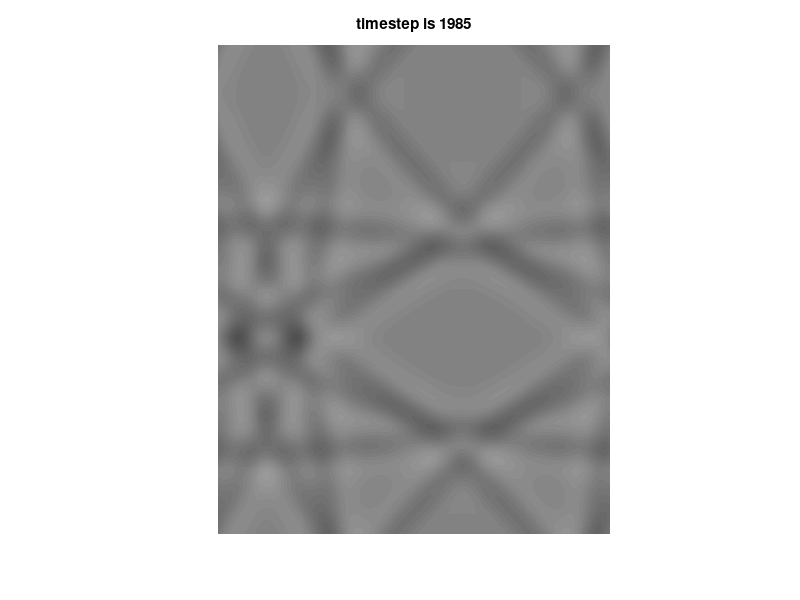

The MATLAB source for this figure:
clear all;
tic;
c0=3e8;
delt = 1;
delx = 2*c0*delt;
dely = delx;
tsteps=2000;
xsteps=400;
ysteps=500;
eps_zz = ones(ysteps,xsteps);
mu_xx = ones(ysteps,xsteps);
mu_yy = mu_xx;
Ez=zeros(ysteps,xsteps);
Dz=zeros(ysteps,xsteps);
Hx=zeros(ysteps,xsteps);
Hy=zeros(ysteps,xsteps);
xsource = 50;
ysource = 50;


src_lambda = 100*delx;
src_omega = 2*pi*c0/src_lambda;
src_period = 0.2*src_lambda/c0;
src_freq = 1/src_period;
max_freq = 0.5*src_freq;


time = linspace(0,delt*tsteps, tsteps);
%Ey_source = sin(src_omega.*time);
nsrc = 1;
Ez_source = exp(-((time-6*src_period)/(src_period)).^2);

N=0;
Nspace = 30;

close all;
figure;

up_hx = -(c0*delt)./mu_xx;
up_hy = (c0*delt)./mu_yy;
up_dz = c0*delt*ones(ysteps,xsteps);
up_ez = 1./eps_zz;


for t=1:tsteps
	
%========update H field===========
	CEx(1:ysteps-1,1:xsteps)=diff(Ez,1,1)/dely;
% upper-y - boundary condition	
	CEx(ysteps,1:xsteps)= (Ez(1,1:xsteps)-Ez(ysteps,1:xsteps))/dely;

	CEy(1:ysteps, 1:xsteps-1) = diff(Ez,1,2)/delx;
% right-x boundary condition
	CEy(1:ysteps, xsteps) = (Ez(1:ysteps,1) - Ez(1:ysteps,xsteps))/delx;
%update Hx	
	Hx+=up_hx.*CEx;
%update Hy
	Hy+=up_hy.*CEy;

%============update E field=========

	CHz(2:ysteps,2:xsteps)=diff(Hy(2:ysteps,:),1,2)/delx - diff(Hx(:,2:xsteps),1,1)/dely;
%boundary at low y
	CHz(1,2:xsteps)= diff(Hy(1,:))/delx - (Hx(1,2:xsteps)-Hx(ysteps,2:xsteps))/dely;
%boundaty at low x
	CHz(2:ysteps,1)= (Hy(2:ysteps,1)-Hy(2:ysteps,xsteps))/delx - diff(Hx(:,1))/dely;

%corner boundaty at (1, 1) 
	CHz(1, 1) = (Hy(1,1)-Hy(ysteps,1))/delx - (Hx(1,1)-Hx(1,xsteps))/dely;

%update Dz
	Dz+=up_dz.*CHz;
%update Ez
	Ez=up_ez.*Dz;

Ez(ysource, xsource)+=Ez_source(t);

%============plot the fields
	if N>Nspace
%		ylim([-1.5,1.5],"manual");		
		imshow(Ez,[-1e-3,1e-3]);
		title(sprintf('timestep is %d', t))
		pause(0.001);
		N = 0;		
	end;
	N++;
end
toc;


